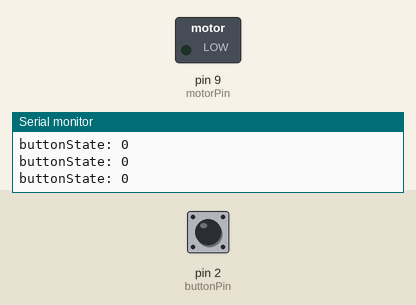
Recording of a sketch running on a simulated Arduino Uno, built with avr-gcc and run on an emulated ATmega328P. Parts: switched loads named in the sketch (green lamp = pin HIGH), the last lines printed to the serial monitor. The inputs (shaded band) are chosen by the test bench; at power-on: pin 2 (buttonPin) LOW.

Above: at 1.2 s.
1.3 s: pin 2 (buttonPin) pulled HIGH for 0.15 s
At 1.4 s:
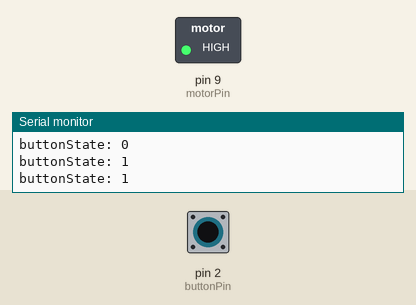
2.9 s: pin 2 (buttonPin) pulled HIGH for 3.2 s
At 7.1 s:
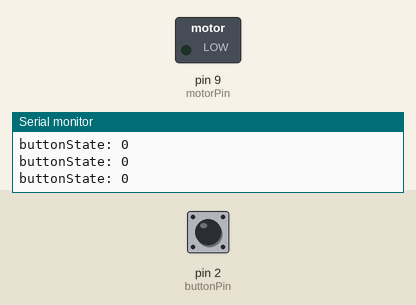
Timing chart, 0 to 8.6 s (numbered marks = the images above; inputs shaded):
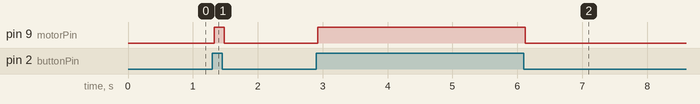

Measured:
- after the input at 1.3 s, pin 9 (motorPin): LOW → HIGH at once, → LOW 0.15 s later
- after the input at 2.9 s, pin 9 (motorPin): LOW → HIGH at once, → LOW 3.2 s later

The sketch:

MotorTestOnOff.ino
```cpp
const int buttonPin = 2;
const int motorPin = 9;

void setup() {
  // put your setup code here, to run once:
  Serial.begin(9600);

  pinMode(buttonPin, INPUT);
  pinMode(motorPin, OUTPUT);
}

void loop() {
  // put your main code here, to run repeatedly:

  int buttonState = digitalRead(buttonPin);

  Serial.print("buttonState: ");
  Serial.print(buttonState);
  Serial.println();

  if(buttonState == HIGH)
  {
    digitalWrite(motorPin, HIGH);
  }
  else
  {
    digitalWrite(motorPin, LOW);
  }
}
```
